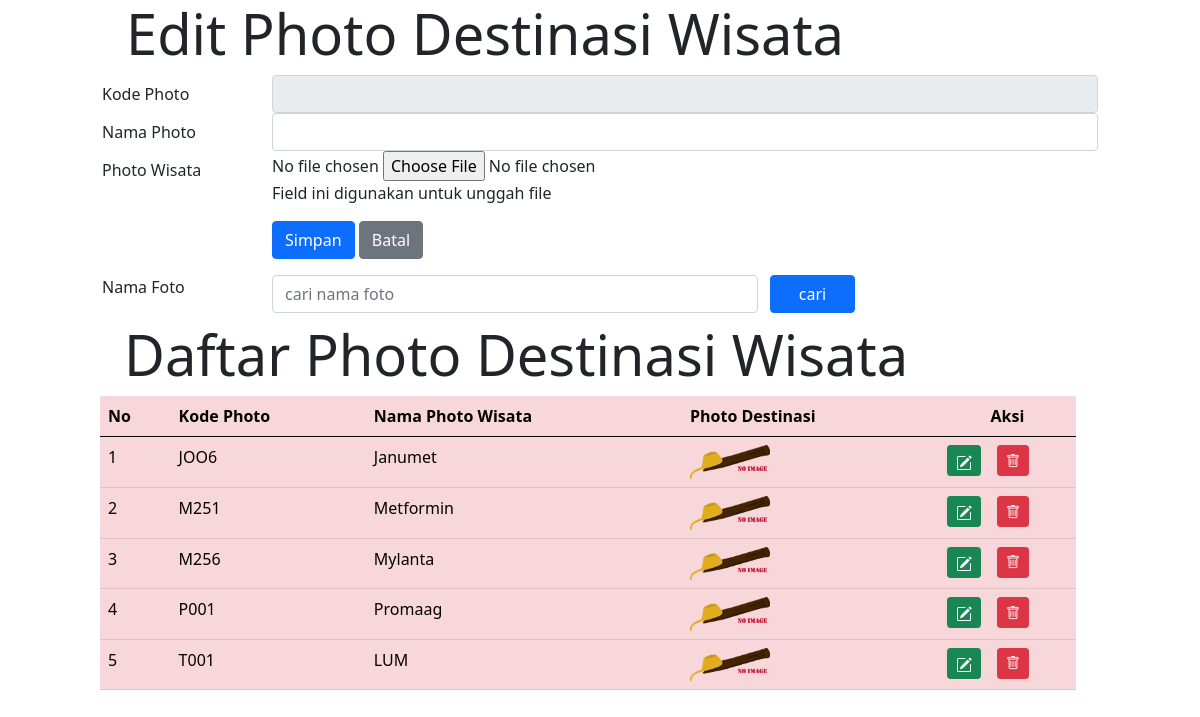
Screenshot of /ADMIN/Latihan17Nov_Jane/photodestinasiEDIT.php with the database file from the repository.
### tables this page shows
CREATE TABLE `fotodestinasi` (
  `fotodestinasiKODE` char(4) NOT NULL,
  `fotodestinasiNAMA` char(120) NOT NULL,
  `fotodestinasiFILE` char(120) NOT NULL,
  `destinasiKODE` char(10) NOT NULL
);

### ADMIN/Latihan17Nov_Jane/photodestinasiEDIT.php (the view, shortened to what this page needs)
<!DOCTYPE html>
<html lang="en">
<head>
  	<link rel="stylesheet" type="text/css" href="https://cdnjs.cloudflare.com/ajax/libs/select2/4.0.3/css/select2.min.css">
	<link rel="stylesheet" type="text/css" href="css/bootstrap.min.css">
	<link rel="stylesheet" href="https://cdn.jsdelivr.net/npm/bootstrap-icons@1.10.2/font/bootstrap-icons.css" integrity="
    sha384-b6lVK+yci+bfDmaY1u0zE8YYJt0TZxLEAFyYSLHId4xoVvsrQu3INevFKo+Xir8e">
</head>
<?php
	include "include/config.php";
$kodefotoedit = $_GET["ubah"];
$editfoto = mysqli_query($connection, "SELECT * FROM fotodestinasi
WHERE fotodestinasiKODE = '$kodefotoedit'");
$roweditfoto = mysqli_fetch_array($editfoto);
?>
<body>
<div class="row">
<div class="col-sm-1"></div>
<div class="col-sm-10">
	<div class="jumbotron jumbotron-fluid">
		<div class="container">
			<h1 class="display-4">Edit Photo Destinasi Wisata</h1>
		</div>
	</div>
	<form method="POST" enctype="multipart/form-data">
		<div class="form-group row">
			<label for="kodefoto" class="col-sm-2 col-form-label">Kode Photo</label>
			<div class="col-sm-10">
				<input type="text" class="form-control" id="kodefoto" name="inputkode"
				value="<?php echo $roweditfoto['fotodestinasiKODE']; ?>" readonly>
			</div>
		</div>
		<div class="form-group row">
			<label for="namafoto" class="col-sm-2 col-form-label">Nama Photo</label>
			<div class="col-sm-10">
				<input type="text" class="form-control" id="namafoto" name="inputnama"
				value="<?php echo $roweditfoto['fotodestinasiNAMA']; ?>">
			</div>
		</div>
		<div class="form-group row">
			<label for="file" class="col-sm-2 col-form-label">Photo Wisata</label>
			<div class="col-sm-10">
				<td>
    	<?php if (!empty($row['fotodestinasiFILE']) && is_file("images/".$row['fotodestinasiFILE'])): ?>
        	<img src="images/<?php echo $row['fotodestinasiFILE']?>" width="80" alt="Current Image">
    	<?php else: ?>
        	No file chosen
    	<?php endif; ?>
	</td>
				<input type="file" id="file" name="file">
				<p class="help-block">Field ini digunakan untuk unggah file</p>
			</div>
		</div>
		<div class="form-group row">
			<div class="col-sm-2"></div>
			<div class="col-sm-10">
				<input type="submit" name="edit" class="btn btn-primary" value="Simpan">
				<input type="submit" name="Batal" class="btn btn-secondary" value="Batal">
			</div>
		</div>
	</form>
	<form method="post">
    <div class="form-group row mb-2 mt-3">
      <label for="search" class="col-sm-2">Nama Foto</label>
      <div class="col-sm-6">
        <input type="text" name="search" class="form-control" id="search" value="<?php if (isset($_POST["search"]))
        { echo $_POST["search"]; }?>" placeholder="cari nama foto">
      </div>
      <input type="submit" name="kirim" value="cari" class="col-sm-1 btn btn-primary">
    </div>
    </form>
</div>
<div class="row">
	<div class="col-sm-1"></div>
	<div class="col-sm-10">
		<div class="jumbotron jumbotron-fluid">
			<div class="container">
				<h1 class="display-4">Daftar Photo Destinasi Wisata</h1>
			</div>
		</div>
	<table class="table table-hover table-danger">
		<thead class="thead-dark">
			<tr>
				<th>No</th>
				<th>Kode Photo</th>
				<th>Nama Photo Wisata</th>
				<th>Photo Destinasi</th>
				<th colspan="2" style="text-align: center">Aksi</th>
			</tr>
		</thead>
		<tbody>
			<?php
			if (isset($_POST["kirim"]))
			{
				$search = $_POST["search"];
				$query = mysqli_query($connection, "select fotodestinasi.*from fotodestinasi
				where fotodestinasiNAMA like '%".$search."%'"); }
				else{
					$query = mysqli_query($connection, "select fotodestinasi.* from
					fotodestinasi");}
					$nomor = 1;
					while ($row = mysqli_fetch_array($query))
					{
						?>
					<tr>
						<td><?php echo $nomor;?></td>
						<td><?php echo $row['fotodestinasiKODE'];?></td>
						<td><?php echo $row['fotodestinasiNAMA'];?></td>
						<td>
                        	<?php if(is_file("images/".$row['fotodestinasiFILE']))
                        	{ ?>
                            	<img src="images/<?php echo $row['fotodestinasiFILE']?>" width="80">
                        	<?php } else
                            	echo "<img src='images/noimage.png' width='80'>"
                        ?>
                    	</td>
				<td width="5px">
				<a href="photodestinasiEDIT.php?ubah=<?php echo $row["fotodestinasiKODE"]?>"
         		class="btn btn-success btn-sm" title="EDIT">
                		</td>
           		<td>
                    <a href="photodestinasiHAPUS.php?hapus=<?php echo $row["fotodestinasiKODE"] ?>"
					class="btn btn-danger btn-sm" title="HAPUS">
                        <i class="bi bi-trash"></i>
                    </a>
                </td>
				</tr>
			<?php $nomor = $nomor + 1;?>
			<?php }	?>
		</tbody>
	</table>
	</div>
	<div class="col-sm-1"></div>
</div>
</body>
</html>

### rows the page displays
fotodestinasi: fotodestinasiKODE "JOO6", fotodestinasiNAMA "Janumet"
fotodestinasi: fotodestinasiKODE "M251", fotodestinasiNAMA "Metformin"
fotodestinasi: fotodestinasiKODE "M256", fotodestinasiNAMA "Mylanta"
fotodestinasi: fotodestinasiKODE "P001", fotodestinasiNAMA "Promaag"
fotodestinasi: fotodestinasiKODE "T001", fotodestinasiNAMA "LUM"
